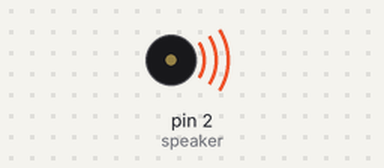
This sketch was run on a simulated Arduino Uno, built with avr-gcc and run on an emulated ATmega328P. Shown: buzzer (waves = sounding).

Above: at 0.2 s.
Timing chart, 0 to 5.2 s (numbered marks = the images above):
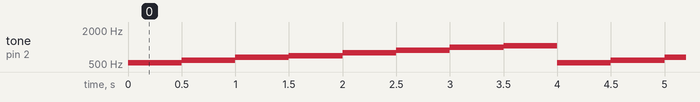

Measured:
- by itself, tone on pin 2 (speaker): repeats every 4.0 s: 587 Hz 0.50 s, 659 Hz 0.50 s, 694 Hz 0.50 s, 784 Hz 0.50 s, 880 Hz 0.50 s, 988 Hz 0.50 s, 1046 Hz 0.50 s, 523 Hz 0.50 s

The sketch:

I102.ino
```cpp
const int speaker=2;
const int toneTable[8]={523,587,659,694,784,880,988,1046};
void setup()
{}
void loop()
{
  for(int i=0;i<8;i++)
  {
    tone(speaker,toneTable[i]);
    delay(500);
  }
  noTone(speaker);
}
```
